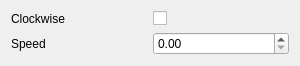
<?xml version="1.0" encoding="UTF-8"?>
<ui version="4.0">
 <class>CTimelineSeqeunceInstructionWidgetRotateToy</class>
 <widget class="CTimelineSeqeunceInstructionWidgetBase" name="CTimelineSeqeunceInstructionWidgetRotateToy">
  <property name="geometry">
   <rect>
    <x>0</x>
    <y>0</y>
    <width>300</width>
    <height>57</height>
   </rect>
  </property>
  <property name="windowTitle">
   <string>Form</string>
  </property>
  <layout class="QGridLayout" name="gridLayout">
   <item row="0" column="0">
    <widget class="QLabel" name="label_5">
     <property name="text">
      <string>Clockwise</string>
     </property>
    </widget>
   </item>
   <item row="0" column="1">
    <widget class="QCheckBox" name="pClockwiseCheckBox">
     <property name="text">
      <string/>
     </property>
    </widget>
   </item>
   <item row="1" column="0">
    <widget class="QLabel" name="label_6">
     <property name="text">
      <string>Speed</string>
     </property>
    </widget>
   </item>
   <item row="1" column="1">
    <widget class="QDoubleSpinBox" name="pSpeedRotateSpinBox"/>
   </item>
  </layout>
 </widget>
 <customwidgets>
  <customwidget>
   <class>CTimelineSeqeunceInstructionWidgetBase</class>
   <extends>QWidget</extends>
   <header>Editor/SequenceEditor/TimelineSeqeunceInstructionWidgets.h</header>
   <container>1</container>
  </customwidget>
 </customwidgets>
 <resources/>
 <connections/>
</ui>
